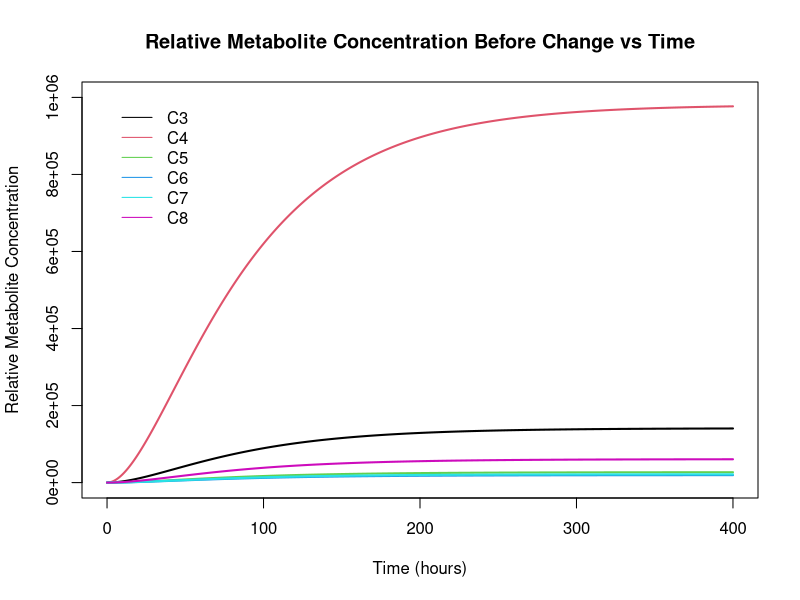
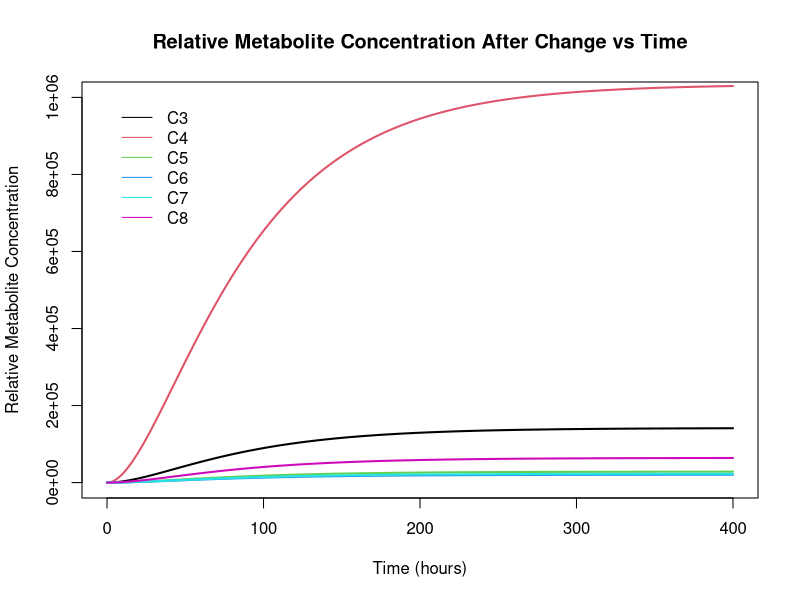
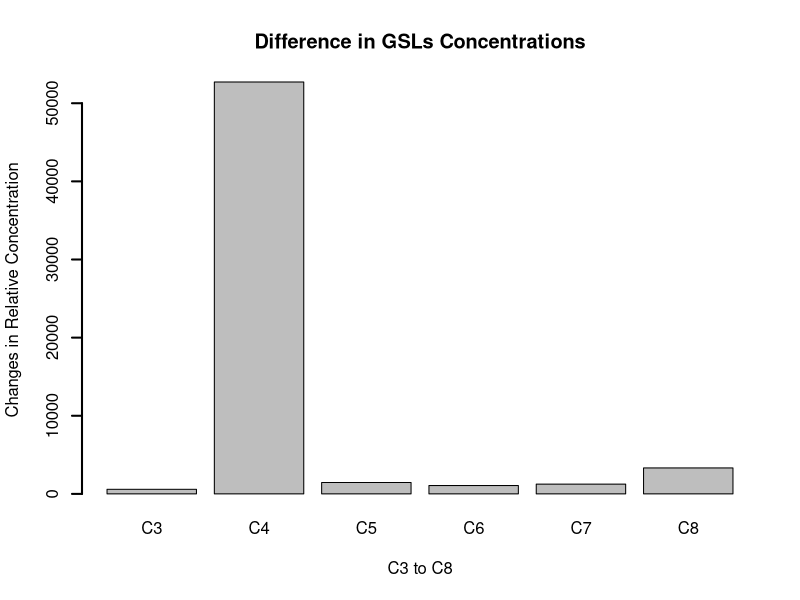
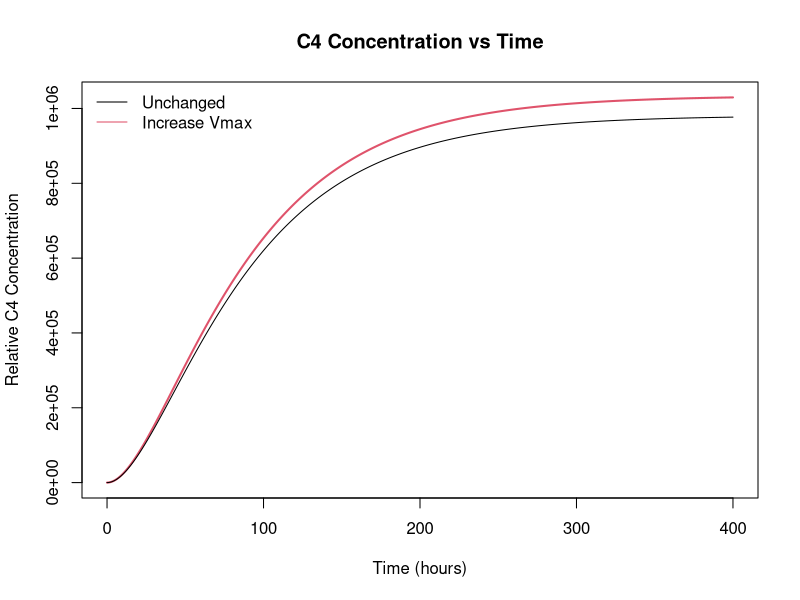
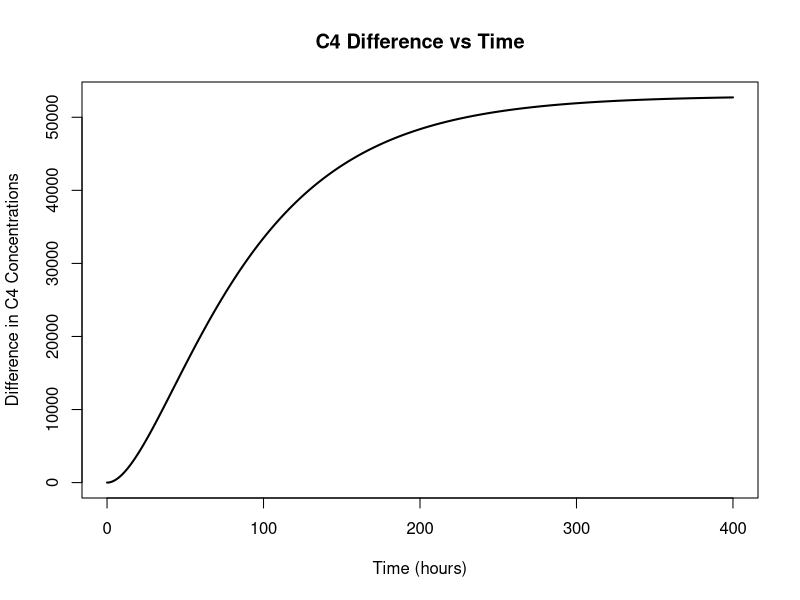

Here is the R script that generated these plots, in order:
library(deSolve)


# Build the differential equation for enzyme: dE/dt = ks*mRNA-(kd+u)*E
EnzymeRates <- function(parms,starts){
  x=vector()
  num_enzyme=parms[1]
  # ################################################################################################
  # Change enzyme_params of enzyme synthesis as needed
  # The parameters are in this order: enzyme_parms(ks1,mRNA1,kd1,ks2,mRNA2,kd2,...)
  # ################################################################################################
  enzyme_parms=c(0.045,85.87,0.02,
                 0.045,126.16,0.02,
                 0.045,22.15,0.02,
                 0.045,269.49,0.02)
  for (i in 1:num_enzyme) {
    x[i] <- enzyme_parms[3*i-2]*enzyme_parms[3*i-1]-(enzyme_parms[3*i]+parms[3])*starts[i]
  }
  
  return(x)
}

# Build the reaction rate equation: mostly Michaelis-Menten v = kc*E*M/(kM+M)
ReactionRate <- function(parms,starts){
  x=vector()
  #################################################################################################
  # Change reaction_params of reaction rate as needed
  # The parameters are in this order: reaction_parms(kc1,KM1,kc2,KM2,...)
  #################################################################################################
  reaction_parms=c(4798.3,932,
                   4954,476,
                   9507,463,
                   4639,358,
                   1206,253,
                   102.7, 81,
                   1702.8, 11.3,
                   3701.7, 34,
                   88.8, 37,
                   148.1,194,
                   59.2,216,
                   29.6, 74,
                   36.9,374,
                   36.9, 26,
                   157630,3000,
                   350289,640)
  # The equations should be listed one by one since some substrates are catalyzed by several enzymes
  x[1] <- reaction_parms[1]*starts[1]*starts[5]/(reaction_parms[2]+starts[5])
  x[2] <- reaction_parms[3]*starts[1]*starts[6]/(reaction_parms[4]+starts[6])
  x[3] <- reaction_parms[5]*starts[1]*starts[7]/(reaction_parms[6]+starts[7])
  x[4] <- reaction_parms[7]*starts[1]*starts[8]/(reaction_parms[8]+starts[8])
  x[5] <- reaction_parms[9]*starts[1]*starts[9]/(reaction_parms[10]+starts[9])
  x[6] <- reaction_parms[11]*starts[1]*starts[10]/(reaction_parms[12]+starts[10])
  x[7] <- reaction_parms[13]*starts[2]*starts[6]/(reaction_parms[14]+starts[6])
  x[8] <- reaction_parms[15]*starts[2]*starts[7]/(reaction_parms[16]+starts[7])
  x[9] <- reaction_parms[17]*starts[2]*starts[8]/(reaction_parms[18]+starts[8])
  x[10] <- reaction_parms[19]*starts[2]*starts[9]/(reaction_parms[20]+starts[9])
  x[11] <- reaction_parms[21]*starts[2]*starts[10]/(reaction_parms[22]+starts[10])
  x[12] <- reaction_parms[23]*starts[2]*starts[11]/(reaction_parms[24]+starts[11])
  x[13] <- reaction_parms[25]*starts[3]*starts[10]/(reaction_parms[26]+starts[10])
  x[14] <- reaction_parms[27]*starts[3]*starts[11]/(reaction_parms[28]+starts[11])
  x[15] <- reaction_parms[29]*starts[4]*starts[5]/(reaction_parms[30]+starts[5])
  x[16] <- reaction_parms[31]*starts[4]*starts[6]/(reaction_parms[32]+starts[6])
  
  return(x)
}

# Build the function including all ODE functions.
MetNetwork <- function(t, starts, parms) {
  
  # The rate of enzyme synthesis
  dEdt= EnzymeRates(parms,starts)
  
  #################################################################################################
  # Change the stoichiometry matrix as needed
  # The stoichiometric matrix is in this format: S=rbind(c(-1, 0, 0), c(1, -1, 0),c(0, 2, -1),...)
  #################################################################################################
  S=rbind(c( 0, 0, 0, 0, 0, 0, 0, 0, 0, 0, 0, 0, 0, 0, 0, 0), 
          c( 1,-1, 0, 0, 0, 0,-1, 0, 0, 0, 0, 0, 0, 0, 1,-1),
          c( 0, 1,-1, 0, 0, 0, 0,-1, 0, 0, 0, 0, 0, 0, 0, 1), 
          c( 0, 0, 1,-1, 0, 0, 0, 0,-1, 0, 0, 0, 0, 0, 0, 0),
          c( 0, 0, 0, 1,-1, 0, 0, 0, 0,-1, 0, 0, 0, 0, 0, 0),
          c( 0, 0, 0, 0, 1,-1, 0, 0, 0, 0,-1, 0,-1, 0, 0, 0),
          c( 0, 0, 0, 0, 0, 1, 0, 0, 0, 0, 0,-1, 0,-1, 0, 0),
          c( 0, 0, 0, 0, 0, 0, 1, 0, 0, 0, 0, 0, 0, 0, 0, 0),
          c( 0, 0, 0, 0, 0, 0, 0, 1, 0, 0, 0, 0, 0, 0, 0, 0),
          c( 0, 0, 0, 0, 0, 0, 0, 0, 1, 0, 0, 0, 0, 0, 0, 0),
          c( 0, 0, 0, 0, 0, 0, 0, 0, 0, 1, 0, 0, 0, 0, 0, 0),
          c( 0, 0, 0, 0, 0, 0, 0, 0, 0, 0, 1, 0, 1, 0, 0, 0),
          c( 0, 0, 0, 0, 0, 0, 0, 0, 0, 0, 0, 1, 0, 1, 0, 0))
  
  # The rate of metabolite synthesis
  #################################################################################################
  # The function is dM/dt = Reaction Rate - Dilution Rate - Degradation Rate (for end metabolite)
  # Change the metabolite vector as needed (Only the initial substrate does not have dilution rate. 
  # Only the end metabolite have degradation rate)
  #################################################################################################
  dMdt=S%*%ReactionRate(parms,starts)-parms[3]*c(0,starts[6:17])-parms[4]*c(rep(0,7),starts[12:17])
  
  print(list(c(dEdt,dMdt)))
  list(c(dEdt,dMdt))
}

# Build the function which receive parameters and plot the result
Concentration <- function() {
  #################################################################################################
  # Change the tspan, params and starts as needed
  # The parameters are in this order: parms(enzyme number, metabolite number, dilution rate, 
  # degradation rate for end metabolite)
  # The initial states are in this order: starts(E1,E2,...,M1,M2,...)
  #################################################################################################
  tspan <- seq(0,400,by=0.1)
  parms <- c(4,13,0.015,0.0000007)
  starts <- c(0,0,0,0,1,0,0,0,0,0,0,0,0,0,0,0,0)
  
  out <- ode(starts,tspan,MetNetwork,parms)
  
  # Print the output. You could delete it if you want to
  print(out)
  print(c(out[4000,13:18],sum(out[4000,13:18])))
  # Plot the result
  num_enzyme=parms[1]
  num_metabolite=parms[2]
  lenStarts=parms[1]

  windows()
  matplot(out[,1],out[,13:18],type ="l",ylab ="Relative Metabolite Concentration",ylim = c(0,1000000),
          xlab = "Time (hours)",main="Relative Metabolite Concentration Before Change vs Time",lwd = 2,lty = 1,col=1:13)
  legend(0,1000000,c("C3","C4","C5","C6","C7","C8"),lty = 1,col = 1:13,xjust = 0,
         bty="n",x.intersp=1)

  return(c(out[4000,13:18]))
  
  
}

# Record the original out of the GSLs relative concentration
OriginalOut = Concentration()




# Build the reaction rate equation with new enzyme kinetic constants: mostly Michaelis-Menten v = kc*E*M/(kM+M)
MReactionRate <- function(parms,starts){
  x=vector()
  #################################################################################################
  # Change reaction_params of reaction rate as needed
  # The parameters are in this order: reaction_parms(kc1,KM1,kc2,KM2,...)
  #################################################################################################
  reaction_parms=c(4798.3,932,
                   4954,476,
                   9507,463,
                   4639,358,
                   1206,253,
                   102.7, 81,
                   1702.8, 11.3,
                   3701.7, 34,
                   88.8, 37,
                   148.1,194,
                   59.2,216,
                   29.6, 74,
                   36.9,374,
                   36.9, 26,
                   165511.5,3000,
                   367803.45,640)
  # The equations should be listed one by one since some substrates are catalyzed by several enzymes
  x[1] <- reaction_parms[1]*starts[1]*starts[5]/(reaction_parms[2]+starts[5])
  x[2] <- reaction_parms[3]*starts[1]*starts[6]/(reaction_parms[4]+starts[6])
  x[3] <- reaction_parms[5]*starts[1]*starts[7]/(reaction_parms[6]+starts[7])
  x[4] <- reaction_parms[7]*starts[1]*starts[8]/(reaction_parms[8]+starts[8])
  x[5] <- reaction_parms[9]*starts[1]*starts[9]/(reaction_parms[10]+starts[9])
  x[6] <- reaction_parms[11]*starts[1]*starts[10]/(reaction_parms[12]+starts[10])
  x[7] <- reaction_parms[13]*starts[2]*starts[6]/(reaction_parms[14]+starts[6])
  x[8] <- reaction_parms[15]*starts[2]*starts[7]/(reaction_parms[16]+starts[7])
  x[9] <- reaction_parms[17]*starts[2]*starts[8]/(reaction_parms[18]+starts[8])
  x[10] <- reaction_parms[19]*starts[2]*starts[9]/(reaction_parms[20]+starts[9])
  x[11] <- reaction_parms[21]*starts[2]*starts[10]/(reaction_parms[22]+starts[10])
  x[12] <- reaction_parms[23]*starts[2]*starts[11]/(reaction_parms[24]+starts[11])
  x[13] <- reaction_parms[25]*starts[3]*starts[10]/(reaction_parms[26]+starts[10])
  x[14] <- reaction_parms[27]*starts[3]*starts[11]/(reaction_parms[28]+starts[11])
  x[15] <- reaction_parms[29]*starts[4]*starts[5]/(reaction_parms[30]+starts[5])
  x[16] <- reaction_parms[31]*starts[4]*starts[6]/(reaction_parms[32]+starts[6])
  
  return(x)
}


# Build the function including all ODE functions with new enzyme kinetic constants.
MMetNetwork <- function(t, starts, parms) {
  
  # The rate of enzyme synthesis
  dEdt= EnzymeRates(parms,starts)
  
  #################################################################################################
  # Change the stoichiometry matrix as needed
  # The stoichiometric matrix is in this format: S=rbind(c(-1, 0, 0), c(1, -1, 0),c(0, 2, -1),...)
  #################################################################################################
  S=rbind(c( 0, 0, 0, 0, 0, 0, 0, 0, 0, 0, 0, 0, 0, 0, 0, 0), 
          c( 1,-1, 0, 0, 0, 0,-1, 0, 0, 0, 0, 0, 0, 0, 1,-1),
          c( 0, 1,-1, 0, 0, 0, 0,-1, 0, 0, 0, 0, 0, 0, 0, 1), 
          c( 0, 0, 1,-1, 0, 0, 0, 0,-1, 0, 0, 0, 0, 0, 0, 0),
          c( 0, 0, 0, 1,-1, 0, 0, 0, 0,-1, 0, 0, 0, 0, 0, 0),
          c( 0, 0, 0, 0, 1,-1, 0, 0, 0, 0,-1, 0,-1, 0, 0, 0),
          c( 0, 0, 0, 0, 0, 1, 0, 0, 0, 0, 0,-1, 0,-1, 0, 0),
          c( 0, 0, 0, 0, 0, 0, 1, 0, 0, 0, 0, 0, 0, 0, 0, 0),
          c( 0, 0, 0, 0, 0, 0, 0, 1, 0, 0, 0, 0, 0, 0, 0, 0),
          c( 0, 0, 0, 0, 0, 0, 0, 0, 1, 0, 0, 0, 0, 0, 0, 0),
          c( 0, 0, 0, 0, 0, 0, 0, 0, 0, 1, 0, 0, 0, 0, 0, 0),
          c( 0, 0, 0, 0, 0, 0, 0, 0, 0, 0, 1, 0, 1, 0, 0, 0),
          c( 0, 0, 0, 0, 0, 0, 0, 0, 0, 0, 0, 1, 0, 1, 0, 0))
  
  # The rate of metabolite synthesis
  #################################################################################################
  # The function is dM/dt = Reaction Rate - Dilution Rate - Degradation Rate (for end metabolite)
  # Change the metabolite vector as needed (Only the initial substrate does not have dilution rate. 
  # Only the end metabolite have degradation rate)
  #################################################################################################
  dMdt=S%*%MReactionRate(parms,starts)-parms[3]*c(0,starts[6:17])-parms[4]*c(rep(0,7),starts[12:17])
  
  print(list(c(dEdt,dMdt)))
  list(c(dEdt,dMdt))
}


# Build the function which receive new parameters and plot the result
MConcentration <- function() {
  #################################################################################################
  # Change the tspan, params and starts as needed
  # The parameters are in this order: parms(enzyme number, metabolite number, dilution rate, 
  # degradation rate for end metabolite)
  # The initial states are in this order: starts(E1,E2,...,M1,M2,...)
  #################################################################################################
  tspan <- seq(0,400,by=0.1)
  parms <- c(4,13,0.015,0.0000007)
  starts <- c(0,0,0,0,1,0,0,0,0,0,0,0,0,0,0,0,0)
  
  out <- ode(starts,tspan,MMetNetwork,parms)
  
  # Print the output. You could delete it if you want to
  print(out)
  print(c(out[4000,13:18],sum(out[4000,13:18])))
  # Plot the result
  num_enzyme=parms[1]
  num_metabolite=parms[2]
  lenStarts=parms[1]
  

  windows()
  matplot(out[,1],out[,13:18],type ="l",ylab ="Relative Metabolite Concentration",ylim = c(0,1000000),
          xlab = "Time (hours)",main="Relative Metabolite Concentration After Change vs Time",lwd = 2,lty = 1,col=1:13)
  legend(0,1000000,c("C3","C4","C5","C6","C7","C8"),lty = 1,col = 1:13,xjust = 0,
         bty="n",x.intersp=1)

  return(c(out[4000,13:18]))
  
  
  
}

# Record the original out of the GSLs relative concentration
ModifiedOut = MConcentration()



# Compare the results and plot the difference curve
difference <- ModifiedOut - OriginalOut

windows()
barplot(difference, xlab = "C3 to C8", names.arg=c("C3","C4","C5","C6","C7","C8"), ylab = "Changes in Relative Concentration", main = "Difference in GSLs Concentrations",  lwd = 2)

tspan <- seq(0,400,by=0.1)
parms <- c(4,13,0.015,0.0000007)
starts <- c(0,0,0,0,1,0,0,0,0,0,0,0,0,0,0,0,0)

original_out <- ode(starts,tspan,MetNetwork,parms)
modified_out <- ode(starts,tspan,MMetNetwork,parms)

windows()
matplot(original_out[,1],modified_out[,14],type ="l",ylab ="Relative C4 Concentration",
        xlab = "Time (hours)",main="C4 Concentration vs Time",lwd = 2,lty = 1,col=2)
lines(original_out[,1],original_out[,14],col=1)
legend("topleft",c("Unchanged","Increase Vmax"),lty = 1,col = 1:2,xjust = 0,
       bty="n",x.intersp=1)
windows()
matplot(original_out[,1],modified_out[,14]-original_out[,14],type ="l",ylab ="Difference in C4 Concentrations",xlab = "Time (hours)",main="C4 Difference vs Time",lwd = 2,lty = 1,col=1)
